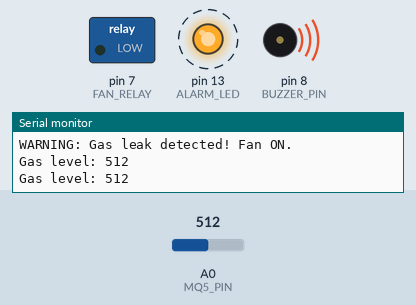
Simulated run of this sketch. Board: Arduino Uno, built with avr-gcc and run on an emulated ATmega328P. On the bench: switched loads named in the sketch (green lamp = pin HIGH), output pins drawn as LEDs (lit = HIGH), buzzer (waves = sounding, pin HIGH), the last lines printed to the serial monitor. Dashed ring = blinking. Inputs (shaded band) come from the test bench; at power-on: A0 (MQ5_PIN) = 512.

Above: at 1.4 s.
1.5 s: A0 (MQ5_PIN) set to 359
4.7 s: A0 (MQ5_PIN) set to 331
At 5.7 s:
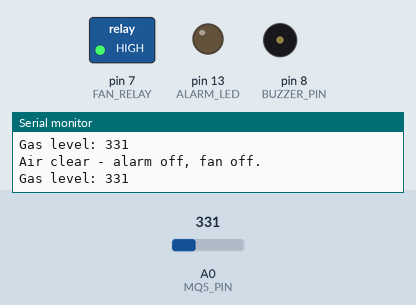
6.3 s: A0 (MQ5_PIN) set to 389
7.8 s: A0 (MQ5_PIN) set to 408
At 8.0 s:
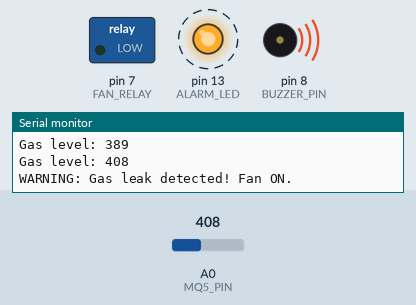
11.0 s: A0 (MQ5_PIN) set to 340
At 11.3 s:
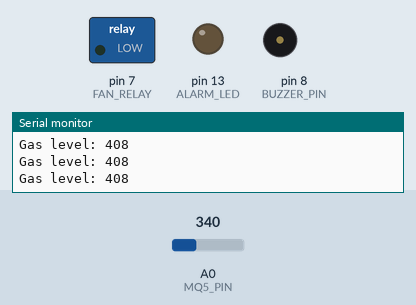
Timing chart, 0 to 13.9 s (numbered marks = the images above; inputs shaded):
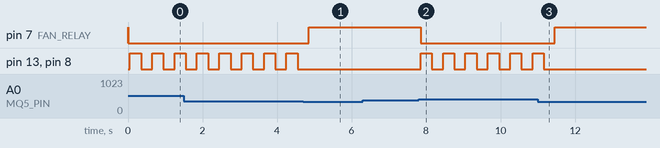

Measured:
- the behaviour switches between 350 and 349 on A0 (MQ5_PIN) (found by bisection; images 0 and 1)
- the behaviour switches between 400 and 401 on A0 (MQ5_PIN) (found by bisection; images 1 and 2)
- after the input at 4.7 s, pin 7 (FAN_RELAY): LOW → HIGH after 0.15 s; pin 13 (ALARM_LED), pin 8 (BUZZER_PIN): stops changing and stays LOW
- after the input at 7.8 s, pin 7 (FAN_RELAY): HIGH → LOW after 0.05 s; pin 13 (ALARM_LED), pin 8 (BUZZER_PIN): alternates HIGH for 0.30 s and LOW for 0.30 s, starting after 0.06 s
- after the input at 11.0 s, pin 7 (FAN_RELAY): LOW → HIGH after 0.46 s; pin 13 (ALARM_LED), pin 8 (BUZZER_PIN): goes on until 11.2 s, then stays LOW
- by itself, pin 13 (ALARM_LED), pin 8 (BUZZER_PIN): alternates HIGH for 0.30 s and LOW for 0.30 s

The sketch:

gas-leak-detector.ino
```cpp
/*
  Gas Leak Detector
  -----------------
  MQ-5 sensor watches for LPG / natural gas leaks. Above the
  threshold the buzzer sounds, the LED flashes, and an
  optional exhaust fan relay turns on to clear the gas.
  Everything is OFF on startup (safe default).
  Note: the MQ-5 needs 1-2 minutes to warm up after power-on.
  This is a warning device, not a certified gas alarm.

  Wiring:
    MQ-5 A0 : A0
    MQ-5 VCC: 5V, MQ-5 GND: GND
    Buzzer  : D8 (active buzzer, + to D8, - to GND)
    Alarm LED: D13 (through a 220 ohm resistor to GND)
    Fan relay: D7 (active LOW, optional exhaust fan)
*/

// ---- Pin definitions ----
const int MQ5_PIN    = A0;  // MQ-5 analog output
const int FAN_RELAY  = 7;   // Exhaust fan relay (active LOW)
const int BUZZER_PIN = 8;   // Buzzer
const int ALARM_LED  = 13;  // Alarm LED

// ---- Thresholds (0-1023). Tune from clean-air baseline. ----
// Alarm ON above ALARM_THRESHOLD, OFF below CLEAR_THRESHOLD.
const int ALARM_THRESHOLD = 400;
const int CLEAR_THRESHOLD = 350;

bool alarmOn = false;

void setup() {
  pinMode(FAN_RELAY, OUTPUT);
  pinMode(BUZZER_PIN, OUTPUT);
  pinMode(ALARM_LED, OUTPUT);

  // Safe defaults: fan OFF, buzzer and LED OFF on startup.
  digitalWrite(FAN_RELAY, HIGH);  // HIGH = relay OFF (active LOW)
  digitalWrite(BUZZER_PIN, LOW);
  digitalWrite(ALARM_LED, LOW);

  Serial.begin(9600);
  Serial.println("Gas leak detector warming up - please wait 1-2 minutes...");
}

void loop() {
  int gasLevel = analogRead(MQ5_PIN);
  Serial.print("Gas level: ");
  Serial.println(gasLevel);

  if (!alarmOn && gasLevel > ALARM_THRESHOLD) {
    alarmOn = true;
    digitalWrite(FAN_RELAY, LOW);  // LOW = relay ON (fan runs)
    Serial.println("WARNING: Gas leak detected! Fan ON.");
  } else if (alarmOn && gasLevel < CLEAR_THRESHOLD) {
    alarmOn = false;
    digitalWrite(FAN_RELAY, HIGH);  // Fan OFF once air clears
    digitalWrite(BUZZER_PIN, LOW);
    digitalWrite(ALARM_LED, LOW);
    Serial.println("Air clear - alarm off, fan off.");
  }

  if (alarmOn) {
    // Sound the buzzer and flash the LED.
    digitalWrite(BUZZER_PIN, HIGH);
    digitalWrite(ALARM_LED, HIGH);
    delay(300);
    digitalWrite(BUZZER_PIN, LOW);
    digitalWrite(ALARM_LED, LOW);
    delay(300);
  } else {
    delay(500);
  }
}
```
